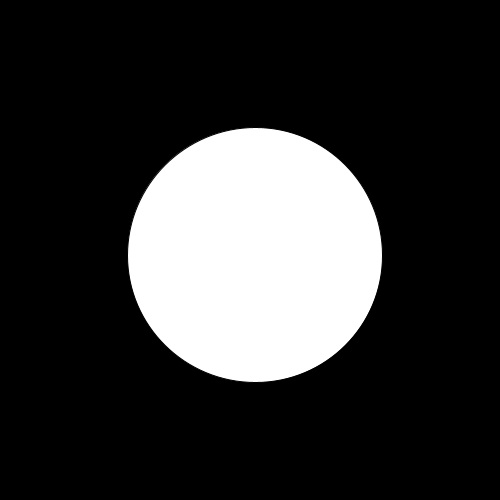
Frame 1 (no input)
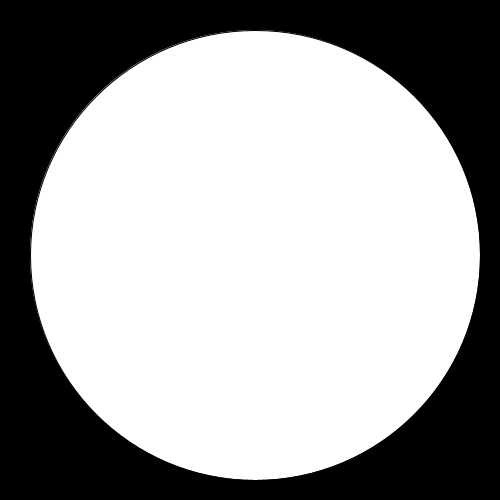
Frame 60 (the mouse pressed at the canvas centre just before this capture)
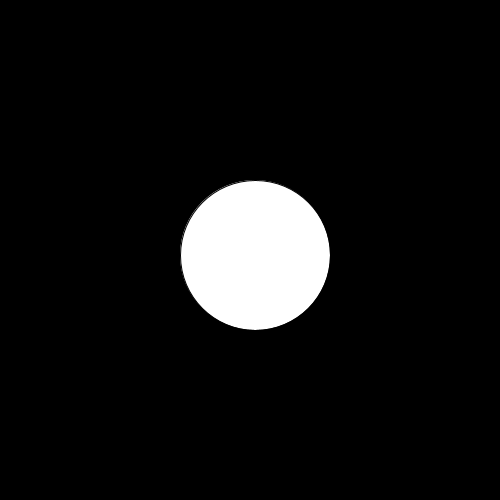
Frame 120 (the mouse held since frame 60 and released just before this capture)

The Processing sketch that drew these frames (run headless with seeded random() and noise(); from frame 60 on, the mouse is pressed at the canvas centre):

// Processing sketch: Part5
// ── Part5.pde
float x;
float y;
//stores pong ball coordinates
//global variable (takes a lot of space/slows things down)
//global=on top,not in setup,draw,etc

float xSpeed;
float ySpeed;

void setup(){
  size(500,500); 
  
   x=width/2;
   y=height/2;
   //now gives global variables a value
   
   xSpeed= random(5,5);
   ySpeed= random(5,5);
   //dont want to be the same moves diagonally
   
}

void draw(){
  
  background(0);
  
  x = x + xSpeed;
  
  y= y + ySpeed;
  
  if (x == width){
    xSpeed= xSpeed * -1;
   
    
  }
  if (x<0){
    //collision left
    xSpeed= xSpeed * -1;
  }
  
  
  if (y == height){
    
    ySpeed= ySpeed * -1;
  }
    
    if (y<= 0){
      ySpeed= ySpeed * -1;
  }
  ellipse(255,255,x,y);

  
  
}
